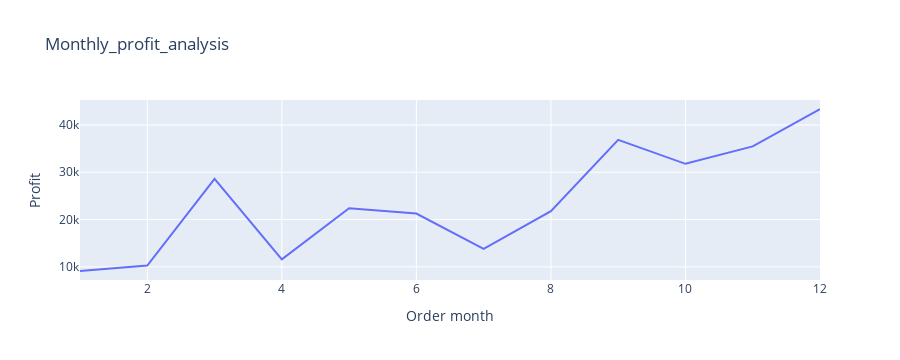

The notebook cell saved with this chart:
### Code cell
fig = px.line(monthly_profit_analysis, x= "Order month", y="Profit", title= "Monthly_profit_analysis" )
fig.show()

### Figure 1 — Plotly figure (JSON) as saved in the notebook; plotly's stock layout.template omitted (floating-point values rounded to 4 significant figures)
{"data": [{"hovertemplate": "Order month=%{x}<br>Profit=%{y}<extra></extra>", "legendgroup": "", "line": {"color": "#636efa", "dash": "solid"}, "marker": {"symbol": "circle"}, "mode": "lines", "name": "", "orientation": "v", "showlegend": false, "type": "scatter", "x": [1, 2, 3, 4, 5, 6, 7, 8, 9, 10, 11, 12], "xaxis": "x", "y": [9134.0, 10290.0, 28590.0, 11590.0, 22410.0, 21290.0, 13830.0, 21780.0, 36860.0, 31780.0, 35470.0, 43370.0], "yaxis": "y"}], "layout": {"autosize": true, "height": 360, "legend": {"tracegroupgap": 0}, "title": {"text": "Monthly_profit_analysis"}, "xaxis": {"anchor": "y", "autorange": true, "domain": [0, 1], "range": [1, 12], "title": {"text": "Order month"}, "type": "linear"}, "yaxis": {"anchor": "x", "autorange": true, "domain": [0, 1], "range": [7233.0, 45270.0], "title": {"text": "Profit"}, "type": "linear"}}}
